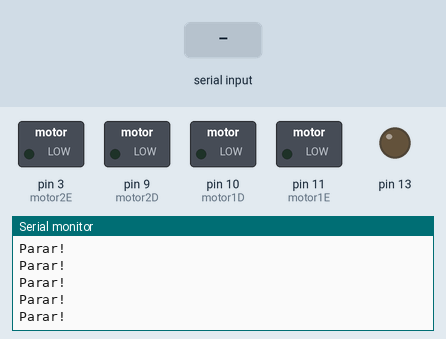
Bench run of a sketch on a simulated Arduino Uno, built with avr-gcc and run on an emulated ATmega328P. On the bench: switched loads named in the sketch (green lamp = pin HIGH), output pins drawn as LEDs (lit = HIGH), the last lines printed to the serial monitor. Inputs (shaded band) come from the test bench.

Above: at 1.3 s.
1.4 s: "90,45\n" received over Serial
At 1.44 s:
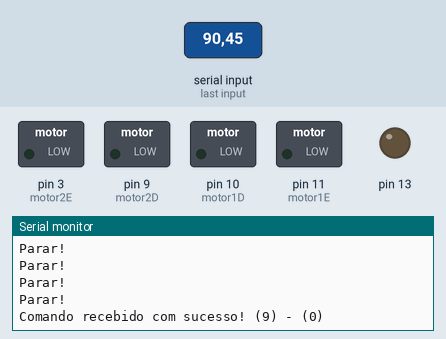
2.9 s: "30,150\n" received over Serial
At 3.14 s:
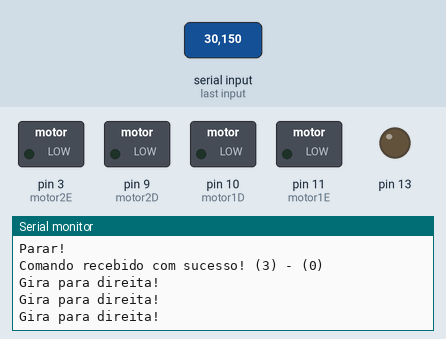
4.9 s: "1\n" received over Serial
At 5.14 s:
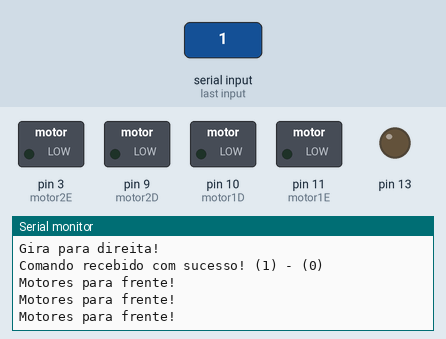

Measured:
- after the input at 1.4 s, the serial monitor: prints a new line at once (image 1)
- after the input at 2.9 s, the serial monitor: prints a new line at once (image 2)
- after the input at 4.9 s, the serial monitor: prints a new line at once (image 3)

The sketch:

Controlador_ponteH_v2.ino
```cpp
 // Pinos do motor 1
 // Pinos: 10 direito - 11 esquerda
 #define motor1D  10
 #define motor1E  11

 // Pinos do motor 2
 // Pinos: 9 direito - 3 esquerda
 #define motor2D  9
 #define motor2E  3

 //Não foi utilizado as portas PWM 5 e 6 para evitar
 // diferença de rotação do motor pois as mesmas utilização
 // 1KHz ao contrario da portas 3,9,10,11 que utilizam 500Hz

String inputString;
boolean stringComplete = false;

String vel_serial;

int vel_final = 0;
int vel_atual = 0;

int comando = 0;
int trocou_comando = 0;

// ============================================================================================================================================================
// --------------------------------------------------------------------------- SETUP --------------------------------------------------------------------------
// ============================================================================================================================================================
void setup() {

  //Configuração dos pinos
  pinMode(motor1D,OUTPUT);
  pinMode(motor1E,OUTPUT);
  pinMode(motor2D,OUTPUT);
  pinMode(motor2E,OUTPUT);

  //Inicialização da portas
  analogWrite(motor1D,0);
  analogWrite(motor1E,0);
  analogWrite(motor2D,0);
  analogWrite(motor2E,0);

  pinMode(13, OUTPUT);

  Serial.begin(9600);	// Debugging only
  digitalWrite(13, LOW);

  // MSG inicial da comunicação serial
  Serial.println("*********************************************************");
  Serial.println("*    E.N.E. - v 1.0 - Comunicação com os motores      *");
  Serial.println("*********************************************************");
  Serial.println(" ");

}
// ============================================================================================================================================================
// --------------------------------------------------------------------------- SETUP --------------------------------------------------------------------------
// ============================================================================================================================================================

// ************************************************************************************************************************************************************

// ============================================================================================================================================================
// --------------------------------------------------------------------------- LOOP ---------------------------------------------------------------------------
// ============================================================================================================================================================
void loop() {

    trocou_comando = comando;
// --- Comunicação Serial ---
   if(stringComplete){

       vel_serial = inputString.substring(1);

       Serial.print("Comando recebido com sucesso! (");
       Serial.print(inputString.charAt(0));
       Serial.print(") - (");
       Serial.print(vel_serial.toInt());
       Serial.println(")");

       vel_final = vel_serial.toInt();
       comando = inputString.charAt(0) - 48;

       //comandos(chtemp,ang.toInt());

       stringComplete = false;
       inputString = "";
   }
//------------------

  if(trocou_comando != comando){
    vel_atual -= (vel_atual/2);

    if(vel_atual < 0)
      vel_atual = 0;
  }

//--------- Incremento/Redução da velocidade
   if(vel_atual != vel_final){

      if(vel_atual < vel_final){

          if(vel_atual < 240){
            vel_atual += 10;
          }

      }

      if(vel_atual > vel_final){

        if(vel_atual >= 10){
          vel_atual -= 10;
        }

      }

   }
//--------------------------------------

//------ Comando dos motores
  if(comando == 1){ //comando = 1 -> os dois motores para frente
      Serial.println("Motores para frente!");
      analogWrite(motor1E, 0);
      analogWrite(motor2E, 0);
      analogWrite(motor1D, vel_atual);
      analogWrite(motor2D, vel_atual);
  }else if(comando == 2){ //comando = 2 -> os dois motores para traz
      Serial.println("Motores para traz!");
      analogWrite(motor1D, 0);
      analogWrite(motor2D, 0);
      analogWrite(motor1E, vel_atual);
      analogWrite(motor2E, vel_atual);
  }else if(comando == 3){ //comando = 3 -> para direita
      Serial.println("Gira para direita!");
      analogWrite(motor1E, 0);
      analogWrite(motor2D, 0);
      analogWrite(motor1D, vel_atual);
      analogWrite(motor2E, vel_atual);
  }else if(comando == 4){ //comando = 4 -> para direita
      Serial.println("Gira para esquerda!");
      analogWrite(motor1D, 0);
      analogWrite(motor2E, 0);
      analogWrite(motor1E, vel_atual);
      analogWrite(motor2D, vel_atual);
  }else{ // parada de emergencia
      Serial.println("Parar!");
      analogWrite(motor1D,0);
      analogWrite(motor1E,0);
      analogWrite(motor2D,0);
      analogWrite(motor2E,0);
  }

  delay(100);
}
// ============================================================================================================================================================
// --------------------------------------------------------------------------- LOOP ---------------------------------------------------------------------------
// ============================================================================================================================================================

//------------------------------------------ SERIAL -------------------------------------------------------
void serialEvent(){
  while(Serial.available()){
     char inChar = (char)Serial.read();
     inputString += inChar;

     if(inChar == '\n'){
        stringComplete = true;
     }
  }
}
```
